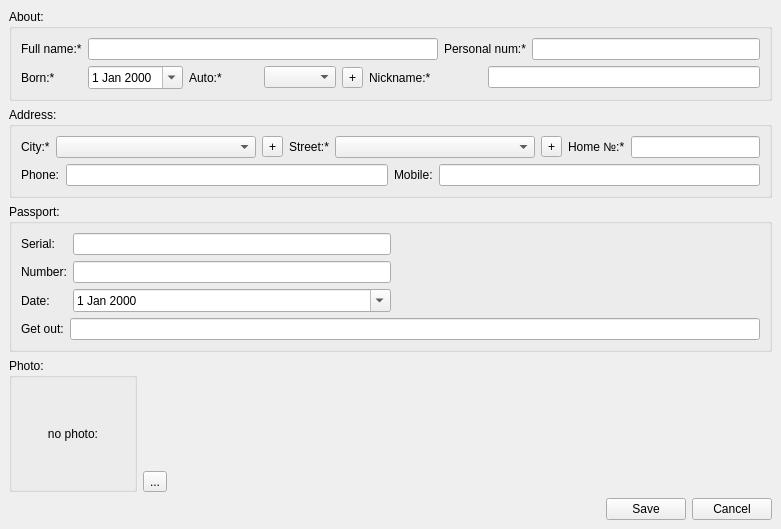
<ui version="4.0" >
 <class>DriverCardDialog</class>
 <widget class="QDialog" name="DriverCardDialog" >
  <property name="geometry" >
   <rect>
    <x>0</x>
    <y>0</y>
    <width>781</width>
    <height>529</height>
   </rect>
  </property>
  <property name="windowTitle" >
   <string>Dialog</string>
  </property>
  <property name="windowIcon" >
   <iconset resource="../icons/resources.qrc" >:/32/delivery.png</iconset>
  </property>
  <layout class="QGridLayout" >
   <property name="margin" >
    <number>9</number>
   </property>
   <property name="spacing" >
    <number>6</number>
   </property>
   <item row="0" column="0" >
    <layout class="QVBoxLayout" >
     <property name="margin" >
      <number>0</number>
     </property>
     <property name="spacing" >
      <number>6</number>
     </property>
     <item>
      <widget class="QGroupBox" name="groupBox_2" >
       <property name="title" >
        <string>About:</string>
       </property>
       <layout class="QGridLayout" >
        <property name="margin" >
         <number>9</number>
        </property>
        <property name="spacing" >
         <number>6</number>
        </property>
        <item row="0" column="0" >
         <layout class="QGridLayout" >
          <property name="margin" >
           <number>0</number>
          </property>
          <property name="spacing" >
           <number>6</number>
          </property>
          <item row="1" column="4" >
           <widget class="QToolButton" name="addautotoolButton" >
            <property name="focusPolicy" >
             <enum>Qt::NoFocus</enum>
            </property>
            <property name="text" >
             <string>+</string>
            </property>
           </widget>
          </item>
          <item row="1" column="3" >
           <widget class="QComboBox" name="autocomboBox" />
          </item>
          <item row="0" column="0" >
           <widget class="QLabel" name="label" >
            <property name="text" >
             <string>Full name:*</string>
            </property>
           </widget>
          </item>
          <item row="1" column="1" >
           <widget class="QDateEdit" name="borndateEdit" >
            <property name="calendarPopup" >
             <bool>true</bool>
            </property>
           </widget>
          </item>
          <item row="0" column="6" colspan="2" >
           <widget class="QLabel" name="label_4" >
            <property name="text" >
             <string>Personal num:*</string>
            </property>
           </widget>
          </item>
          <item row="1" column="5" colspan="2" >
           <widget class="QLabel" name="label_7" >
            <property name="text" >
             <string>Nickname:*</string>
            </property>
           </widget>
          </item>
          <item row="0" column="1" colspan="5" >
           <widget class="QLineEdit" name="fullnamelineEdit" >
            <property name="minimumSize" >
             <size>
              <width>350</width>
              <height>0</height>
             </size>
            </property>
           </widget>
          </item>
          <item row="1" column="7" colspan="2" >
           <widget class="QLineEdit" name="nicklineEdit" />
          </item>
          <item row="0" column="8" >
           <widget class="QLineEdit" name="pnumlineEdit" >
            <property name="maximumSize" >
             <size>
              <width>16777215</width>
              <height>16777215</height>
             </size>
            </property>
           </widget>
          </item>
          <item row="1" column="2" >
           <widget class="QLabel" name="label_6" >
            <property name="text" >
             <string>Auto:*</string>
            </property>
           </widget>
          </item>
          <item row="1" column="0" >
           <widget class="QLabel" name="label_5" >
            <property name="text" >
             <string>Born:*</string>
            </property>
           </widget>
          </item>
         </layout>
        </item>
       </layout>
      </widget>
     </item>
     <item>
      <widget class="QGroupBox" name="groupBox" >
       <property name="title" >
        <string>Address:</string>
       </property>
       <layout class="QGridLayout" >
        <property name="margin" >
         <number>9</number>
        </property>
        <property name="spacing" >
         <number>6</number>
        </property>
        <item row="0" column="0" >
         <layout class="QGridLayout" >
          <property name="margin" >
           <number>0</number>
          </property>
          <property name="spacing" >
           <number>6</number>
          </property>
          <item row="1" column="0" >
           <layout class="QHBoxLayout" >
            <property name="margin" >
             <number>0</number>
            </property>
            <property name="spacing" >
             <number>6</number>
            </property>
            <item>
             <widget class="QLabel" name="label_13" >
              <property name="text" >
               <string>Phone:</string>
              </property>
             </widget>
            </item>
            <item>
             <widget class="QLineEdit" name="phonelineEdit" />
            </item>
            <item>
             <widget class="QLabel" name="label_14" >
              <property name="text" >
               <string>Mobile:</string>
              </property>
             </widget>
            </item>
            <item>
             <widget class="QLineEdit" name="moblineEdit" />
            </item>
           </layout>
          </item>
          <item row="0" column="0" >
           <layout class="QHBoxLayout" >
            <property name="margin" >
             <number>0</number>
            </property>
            <property name="spacing" >
             <number>6</number>
            </property>
            <item>
             <widget class="QLabel" name="label_10" >
              <property name="text" >
               <string>City:*</string>
              </property>
             </widget>
            </item>
            <item>
             <widget class="QComboBox" name="citycomboBox" >
              <property name="minimumSize" >
               <size>
                <width>200</width>
                <height>0</height>
               </size>
              </property>
              <property name="minimumContentsLength" >
               <number>0</number>
              </property>
             </widget>
            </item>
            <item>
             <widget class="QToolButton" name="addcitytoolButton" >
              <property name="focusPolicy" >
               <enum>Qt::NoFocus</enum>
              </property>
              <property name="text" >
               <string>+</string>
              </property>
             </widget>
            </item>
            <item>
             <widget class="QLabel" name="label_11" >
              <property name="text" >
               <string>Street:*</string>
              </property>
             </widget>
            </item>
            <item>
             <widget class="QComboBox" name="streetcomboBox" >
              <property name="enabled" >
               <bool>true</bool>
              </property>
              <property name="minimumSize" >
               <size>
                <width>200</width>
                <height>0</height>
               </size>
              </property>
              <property name="accessibleDescription" >
               <string/>
              </property>
              <property name="editable" >
               <bool>false</bool>
              </property>
              <property name="minimumContentsLength" >
               <number>0</number>
              </property>
             </widget>
            </item>
            <item>
             <widget class="QToolButton" name="addstreettoolButton" >
              <property name="focusPolicy" >
               <enum>Qt::NoFocus</enum>
              </property>
              <property name="text" >
               <string>+</string>
              </property>
             </widget>
            </item>
            <item>
             <widget class="QLabel" name="label_12" >
              <property name="text" >
               <string>Home №:*</string>
              </property>
             </widget>
            </item>
            <item>
             <widget class="QLineEdit" name="homelineEdit" />
            </item>
           </layout>
          </item>
         </layout>
        </item>
       </layout>
      </widget>
     </item>
     <item>
      <widget class="QGroupBox" name="groupBox_3" >
       <property name="title" >
        <string>Passport:</string>
       </property>
       <layout class="QGridLayout" >
        <property name="margin" >
         <number>9</number>
        </property>
        <property name="spacing" >
         <number>6</number>
        </property>
        <item row="0" column="0" >
         <layout class="QHBoxLayout" >
          <property name="margin" >
           <number>0</number>
          </property>
          <property name="spacing" >
           <number>6</number>
          </property>
          <item>
           <layout class="QGridLayout" >
            <property name="margin" >
             <number>0</number>
            </property>
            <property name="spacing" >
             <number>6</number>
            </property>
            <item row="1" column="1" >
             <widget class="QLineEdit" name="passnumlineEdit" />
            </item>
            <item row="1" column="0" >
             <widget class="QLabel" name="label_9" >
              <property name="text" >
               <string>Number:</string>
              </property>
             </widget>
            </item>
            <item row="0" column="0" >
             <widget class="QLabel" name="label_8" >
              <property name="text" >
               <string>Serial:</string>
              </property>
             </widget>
            </item>
            <item row="2" column="1" >
             <widget class="QDateEdit" name="passdateEdit" >
              <property name="calendarPopup" >
               <bool>true</bool>
              </property>
             </widget>
            </item>
            <item row="0" column="1" >
             <widget class="QLineEdit" name="passerlineEdit" />
            </item>
            <item row="2" column="0" >
             <widget class="QLabel" name="label_16" >
              <property name="text" >
               <string>Date:</string>
              </property>
             </widget>
            </item>
           </layout>
          </item>
          <item>
           <spacer>
            <property name="orientation" >
             <enum>Qt::Horizontal</enum>
            </property>
            <property name="sizeHint" >
             <size>
              <width>40</width>
              <height>20</height>
             </size>
            </property>
           </spacer>
          </item>
         </layout>
        </item>
        <item row="1" column="0" >
         <layout class="QHBoxLayout" >
          <property name="margin" >
           <number>0</number>
          </property>
          <property name="spacing" >
           <number>6</number>
          </property>
          <item>
           <widget class="QLabel" name="label_15" >
            <property name="text" >
             <string>Get out:</string>
            </property>
           </widget>
          </item>
          <item>
           <widget class="QLineEdit" name="getoutlineEdit" />
          </item>
         </layout>
        </item>
       </layout>
      </widget>
     </item>
     <item>
      <layout class="QHBoxLayout" >
       <property name="margin" >
        <number>0</number>
       </property>
       <property name="spacing" >
        <number>6</number>
       </property>
       <item>
        <layout class="QGridLayout" >
         <property name="margin" >
          <number>0</number>
         </property>
         <property name="spacing" >
          <number>6</number>
         </property>
         <item rowspan="2" row="0" column="0" >
          <widget class="QGroupBox" name="groupBox_4" >
           <property name="minimumSize" >
            <size>
             <width>128</width>
             <height>128</height>
            </size>
           </property>
           <property name="title" >
            <string>Photo:</string>
           </property>
           <layout class="QGridLayout" >
            <property name="margin" >
             <number>9</number>
            </property>
            <property name="spacing" >
             <number>6</number>
            </property>
            <item row="0" column="0" >
             <widget class="QLabel" name="photolabel" >
              <property name="maximumSize" >
               <size>
                <width>128</width>
                <height>128</height>
               </size>
              </property>
              <property name="text" >
               <string>no photo:</string>
              </property>
              <property name="scaledContents" >
               <bool>false</bool>
              </property>
              <property name="alignment" >
               <set>Qt::AlignCenter</set>
              </property>
             </widget>
            </item>
           </layout>
          </widget>
         </item>
         <item row="1" column="1" >
          <widget class="QToolButton" name="addphototoolButton" >
           <property name="focusPolicy" >
            <enum>Qt::NoFocus</enum>
           </property>
           <property name="text" >
            <string>...</string>
           </property>
          </widget>
         </item>
         <item row="0" column="1" >
          <spacer>
           <property name="orientation" >
            <enum>Qt::Vertical</enum>
           </property>
           <property name="sizeHint" >
            <size>
             <width>20</width>
             <height>40</height>
            </size>
           </property>
          </spacer>
         </item>
        </layout>
       </item>
       <item>
        <spacer>
         <property name="orientation" >
          <enum>Qt::Horizontal</enum>
         </property>
         <property name="sizeHint" >
          <size>
           <width>40</width>
           <height>20</height>
          </size>
         </property>
        </spacer>
       </item>
       <item>
        <spacer>
         <property name="orientation" >
          <enum>Qt::Vertical</enum>
         </property>
         <property name="sizeHint" >
          <size>
           <width>21</width>
           <height>62</height>
          </size>
         </property>
        </spacer>
       </item>
      </layout>
     </item>
     <item>
      <layout class="QHBoxLayout" >
       <property name="margin" >
        <number>0</number>
       </property>
       <property name="spacing" >
        <number>6</number>
       </property>
       <item>
        <spacer>
         <property name="orientation" >
          <enum>Qt::Horizontal</enum>
         </property>
         <property name="sizeHint" >
          <size>
           <width>40</width>
           <height>20</height>
          </size>
         </property>
        </spacer>
       </item>
       <item>
        <widget class="QPushButton" name="savepushButton" >
         <property name="focusPolicy" >
          <enum>Qt::TabFocus</enum>
         </property>
         <property name="text" >
          <string>Save</string>
         </property>
         <property name="autoDefault" >
          <bool>false</bool>
         </property>
        </widget>
       </item>
       <item>
        <widget class="QPushButton" name="cancelpushButton" >
         <property name="focusPolicy" >
          <enum>Qt::TabFocus</enum>
         </property>
         <property name="text" >
          <string>Cancel</string>
         </property>
         <property name="autoDefault" >
          <bool>false</bool>
         </property>
        </widget>
       </item>
      </layout>
     </item>
    </layout>
   </item>
  </layout>
 </widget>
 <tabstops>
  <tabstop>fullnamelineEdit</tabstop>
  <tabstop>pnumlineEdit</tabstop>
  <tabstop>borndateEdit</tabstop>
  <tabstop>autocomboBox</tabstop>
  <tabstop>addautotoolButton</tabstop>
  <tabstop>nicklineEdit</tabstop>
  <tabstop>citycomboBox</tabstop>
  <tabstop>streetcomboBox</tabstop>
  <tabstop>addstreettoolButton</tabstop>
  <tabstop>homelineEdit</tabstop>
  <tabstop>phonelineEdit</tabstop>
  <tabstop>moblineEdit</tabstop>
  <tabstop>passerlineEdit</tabstop>
  <tabstop>passnumlineEdit</tabstop>
  <tabstop>passdateEdit</tabstop>
  <tabstop>getoutlineEdit</tabstop>
  <tabstop>savepushButton</tabstop>
  <tabstop>cancelpushButton</tabstop>
 </tabstops>
 <resources>
  <include location="../icons/resources.qrc" />
 </resources>
 <connections>
  <connection>
   <sender>cancelpushButton</sender>
   <signal>clicked()</signal>
   <receiver>DriverCardDialog</receiver>
   <slot>reject()</slot>
   <hints>
    <hint type="sourcelabel" >
     <x>766</x>
     <y>531</y>
    </hint>
    <hint type="destinationlabel" >
     <x>516</x>
     <y>431</y>
    </hint>
   </hints>
  </connection>
 </connections>
</ui>
